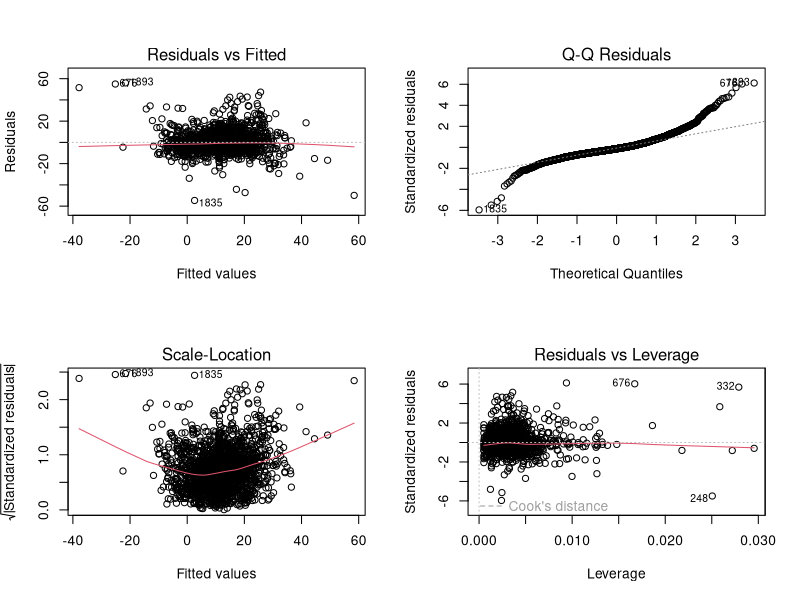

Write R code to recreate this figure.
## ---- chunk 1
pay <- read.csv("cleaned_dataset.csv")
## ---- chunk 2
fullmodel <- lm(Mean.Hourly.Gap ~ Report.Year+Q1.Female+Q2.Female+Q3.Female+Q4.Female, data = pay)
summary(fullmodel)
## ---- chunk 3
par(mfrow = c(2,2))
plot(fullmodel)
